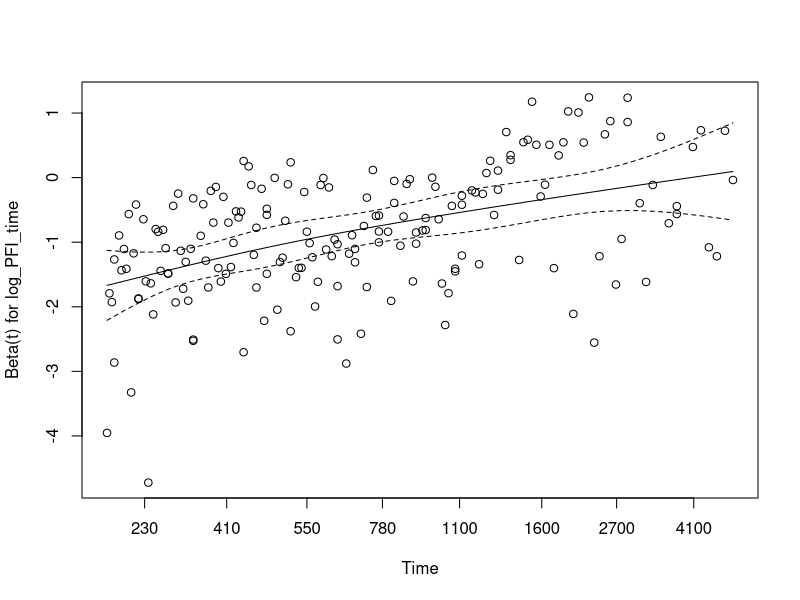

Reproduce this figure in R.
library(survival)  # Load the survival package for survival analysis

# Read the data file "LUNG.txt", which is tab-separated, with the first row as the header
final = read.table("LUNG.txt", sep = "\t", header = TRUE)

# Cox Model 1
# Fit a Cox proportional hazards model using overall survival time (OS.time) and event status (OS)
# The model includes 'P53' as a predictor
tes = coxph(Surv(OS.time, OS) ~ P53, data = final)

# Print the summary of the Cox model, focusing on the coefficients
summary(tes)$coefficients

# Cox Model 2
# Fit a Cox proportional hazards model including 'P53' and the logarithm of progression-free interval (PFI) time
tes = coxph(Surv(OS.time, OS) ~ P53 + log(final$PFI.time), data = final)

# Print the summary of the Cox model and extract the first coefficient (P53)
summary(tes)$coefficients[1, ]

# Cox Time-Dependent Model
# Create a data frame for the Cox model with the survival time, event status, 'P53', and logarithm of PFI time
data1 <- data.frame(
  OS.time = final$OS.time,  # Overall survival time
  OS = final$OS,  # Overall survival event status
  X = final$P53,  # 'P53' predictor variable
  log_PFI_time = log(final$PFI.time)  # Logarithm of PFI time
)

# Fit a Cox proportional hazards model using the data frame
fit = coxph(Surv(OS.time, OS) ~ ., data = data1)

# Test the proportional hazards assumption for the Cox model
zp = cox.zph(fit)
zp  # Print the test results

# Plot the Schoenfeld residuals for the log_PFI_time variable (2nd covariate)
plot(zp[2])

# Split the data into time intervals for time-dependent analysis
# The `cut` parameter specifies the time points at which the data is split
data1_group = survSplit(Surv(OS.time, OS) ~ ., data = data1, episode = "tgroup", cut = c(580, 1200))

# Fit a Cox model with time-dependent covariates, using the split data
fit2 = coxph(Surv(tstart, OS.time, OS) ~ X + log_PFI_time:strata(tgroup), data = data1_group)
fit2  # Print the model summary

# Test the proportional hazards assumption for the time-dependent Cox model
cox.zph(fit2)

# Print the summary of the time-dependent Cox model and extract the first coefficient
summary(fit2)$coefficients[1, ]

# Weibull Regression Model 1
# Fit a Weibull regression model using 'P53' as a predictor
tes = survreg(Surv(OS.time, OS) ~ P53, dist = "weibull", data = final)

# Print the summary of the Weibull model, focusing on the coefficient of 'P53'
summary(tes)$table[2, ]

# Weibull Regression Model 2
# Fit a Weibull regression model including 'P53' and the logarithm of PFI time
tes = survreg(Surv(OS.time, OS) ~ P53 + log(final$PFI.time), dist = "weibull", data = final)

# Print the summary of the Weibull model, focusing on the coefficient of 'P53'
summary(tes)$table[2, ]
